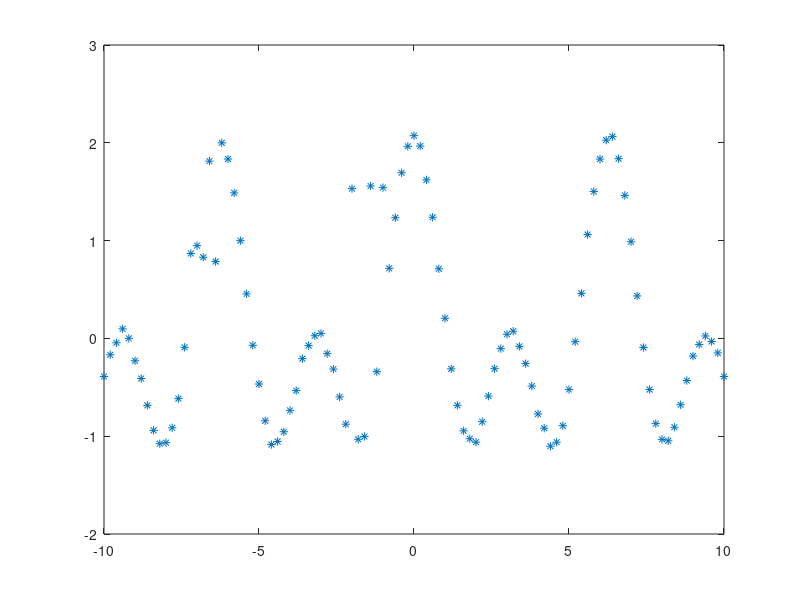

MATLAB code to generate this figure: (Note: this script raises an error after producing the figure.)
X = (-10:0.2:10)';
Y = cos(X) + cos(2*X) + 0.1.*rand(size(X));
%Outliers are added via:
out = [15 17 19];
Y(out) = 0.7+0.3*rand(size(out));
out = [41 44 46];
Y(out) = 1.5+0.2*rand(size(out));

figure, plot(X,Y,'*')

%% Fixed gam and sig2 (manual)
gam=100;
sig2=0.1;
[alpha,b] = trainlssvm({X,Y,'f',gam,sig2,'RBF_kernel'});
figure, plotlssvm({X,Y,'f',gam,sig2,'RBF_kernel'}, {alpha,b});

%% auto tune (normal)
globalOptFun = 'csa';
optFun = 'simplex';
[gam,sig2,cost] = tunelssvm({X,Y,'f',[],[],'RBF_kernel', globalOptFun}, optFun,'crossvalidatelssvm',{10,'mae'})
[alpha,b] = trainlssvm({X,Y,'f',gam,sig2,'RBF_kernel'});
figure, plotlssvm({X,Y,'f',gam,sig2,'RBF_kernel'}, {alpha,b});

%% Auto tune (robust) mse
model = initlssvm(X,Y,'f',[],[],'RBF_kernel');
costFun = 'rcrossvalidatelssvm';
wFun = 'whuber';
model = tunelssvm(model,'simplex',costFun,{10,'mse'},wFun);
model = robustlssvm(model);
figure, plotlssvm(model);


%% Auto tune (robust) mae
model = initlssvm(X,Y,'f',[],[],'RBF_kernel');
costFun = 'rcrossvalidatelssvm';
wFun = 'whuber';
model = tunelssvm(model,'simplex',costFun,{10,'mae'},wFun);
model = robustlssvm(model);
figure, plotlssvm(model);

Fun = {'whampel', 'wlogistic','wmyriad'}